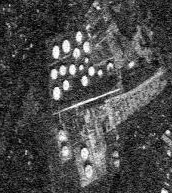
#> input picture DataSets/GaussianNoise/1_.jpg, 172 x 193 px
$ python demo.py
#> lines starting #> are read from the running program, lines starting #| are printed output that depends on the picture
import cv2
import numpy as np

# Load the image
image = cv2.imread('1_.jpg')
#> image is the input picture: shape (193, 172, 3); min 0, max 255, mean 73.5
gray_image = cv2.cvtColor(image, cv2.COLOR_BGR2GRAY)

# Define the size of the local neighborhood
neighborhood_size = 7

# Create an empty array for the denoised image
denoised_image = np.zeros_like(gray_image, dtype=np.uint8)

# Get the kernel size
kernel_size = 3

# Iterate over the image pixels
for x in range(kernel_size // 2, gray_image.shape[0] - kernel_size // 2):
    for y in range(kernel_size // 2, gray_image.shape[1] - kernel_size // 2):
        # Define the local neighborhood
        local_region = gray_image[x - neighborhood_size // 2: x + neighborhood_size // 2 + 1,
                                  y - neighborhood_size // 2: y + neighborhood_size // 2 + 1]

        # Compute the adaptive standard deviation for the local neighborhood
        local_std = np.std(local_region)

        # Calculate the weights for the kernel based on the local standard deviation
        kernel_weights = np.exp(-0.5 * (local_region - gray_image[x, y])**2 / local_std**2)
        kernel_weights /= np.sum(kernel_weights)

        # Apply the Gaussian blur using the adaptive weights
        smoothed_pixel = np.sum(local_region * kernel_weights)

        # Store the result in the denoised image
        denoised_image[x, y] = smoothed_pixel
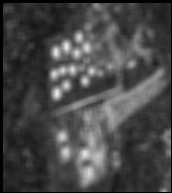
#> denoised_image: shape (193, 172); min 0, max 231, mean 70.7

# Sharpening filter
sharpening_filter = np.array([[-1, -1, -1],
                               [-1,  9, -1],
                               [-1, -1, -1]])

# Apply the sharpening filter to the denoised image
sharpened_image = cv2.filter2D(denoised_image, -1, sharpening_filter)
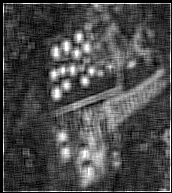
#> sharpened_image: shape (193, 172); min 0, max 255, mean 73.7

# Display the original, denoised, and sharpened images
cv2.imshow('Original Image', gray_image)
cv2.imshow('Denoised Image', denoised_image)
cv2.imshow('Sharpened Image', sharpened_image)

# Save the sharpened image to a file
cv2.imwrite('sharpened_image.png', sharpened_image)

cv2.waitKey(0)
cv2.destroyAllWindows()
